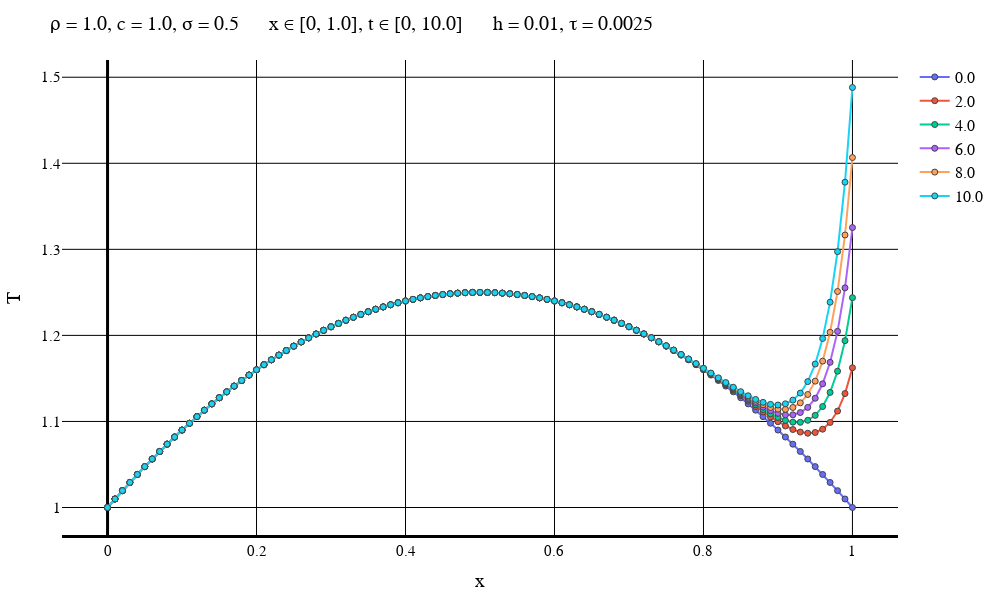

Source (notebook cell):
### Markdown cell above
Неявная схема

### Code cell
typeOfScheme = "Symmetric"

solutionFile = "D:\\Calc_Methods_2\\Lab2\\MixedCondsLeftT\\$typeOfScheme\\solution$numOfEq.txt"
dataFile = "D:\\Calc_Methods_2\\Lab2\\MixedCondsLeftT\\$typeOfScheme\\data$numOfEq.txt"
intervalFile = "D:\\Calc_Methods_2\\Lab2\\MixedCondsLeftT\\$typeOfScheme\\interval$numOfEq.txt"

solutionMatrix = readdlm(solutionFile)
dataVec = readdlm(dataFile)
intervalVec = readdlm(intervalFile);

L = dataVec[3]
timeEnd = dataVec[4]
numOfXIntervals = Int(intervalVec[1])
numOfTIntervals = Int(intervalVec[2])
h = L / numOfXIntervals
τ = timeEnd / numOfTIntervals
if default == true
    plotStep = trunc(Int, timeEnd / (5 * τ))
    numOfPlots = numOfTIntervals + 1    
else
    plotStep = 1
    numOfPlots = 10
end
println("Шаг графика: $plotStep")
println("Время последнего графика: $((numOfPlots - 1)*τ)")
makePlot(numOfPlots, plotStep, solutionMatrix, dataVec, intervalVec)
